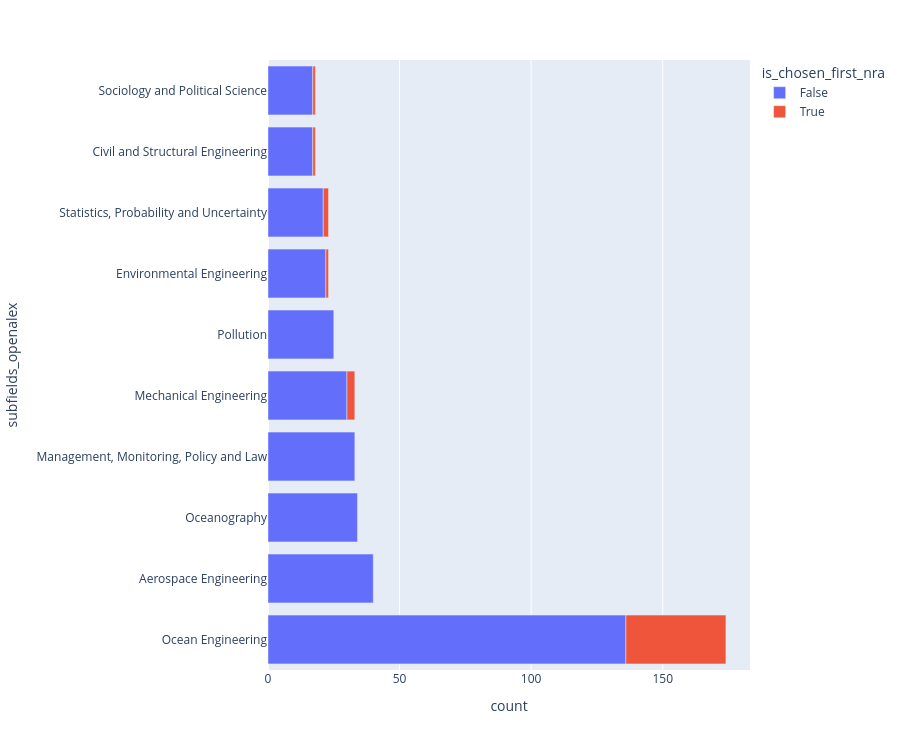

Source (notebook cell):
### Markdown cell above
## External analysis

### Code cell
plot_histogram(
    df_scopus_completed_language_filtered,
    col_name="subfields_openalex",
    min_count_to_keep=15,
    height=750,
    reference_colunm="is_chosen_first_nra",
)

### Figure 1 — Plotly figure (JSON) as saved in the notebook; plotly's stock layout.template omitted (floating-point values rounded to 4 significant figures)
{"data": [{"hovertemplate": "is_chosen_first_nra=False<br>count=%{x}<br>subfields_openalex=%{y}<extra></extra>", "legendgroup": "False", "marker": {"color": "#636efa", "pattern": {"shape": ""}}, "name": "False", "orientation": "h", "showlegend": true, "textposition": "auto", "type": "bar", "x": [136, 40, 34, 33, 30, 25, 22, 21, 17, 17], "xaxis": "x", "y": ["Ocean Engineering", "Aerospace Engineering", "Oceanography", "Management, Monitoring, Policy and Law", "Mechanical Engineering", "Pollution", "Environmental Engineering", "Statistics, Probability and Uncertainty", "Civil and Structural Engineering", "Sociology and Political Science"], "yaxis": "y"}, {"hovertemplate": "is_chosen_first_nra=True<br>count=%{x}<br>subfields_openalex=%{y}<extra></extra>", "legendgroup": "True", "marker": {"color": "#EF553B", "pattern": {"shape": ""}}, "name": "True", "orientation": "h", "showlegend": true, "textposition": "auto", "type": "bar", "x": [38, 3, 2, 1, 1, 1], "xaxis": "x", "y": ["Ocean Engineering", "Mechanical Engineering", "Statistics, Probability and Uncertainty", "Civil and Structural Engineering", "Environmental Engineering", "Sociology and Political Science"], "yaxis": "y"}], "layout": {"barmode": "relative", "height": 750, "legend": {"title": {"text": "is_chosen_first_nra"}, "tracegroupgap": 0}, "margin": {"t": 60}, "xaxis": {"anchor": "y", "domain": [0, 1], "title": {"text": "count"}}, "yaxis": {"anchor": "x", "domain": [0, 1], "title": {"text": "subfields_openalex"}}}}
